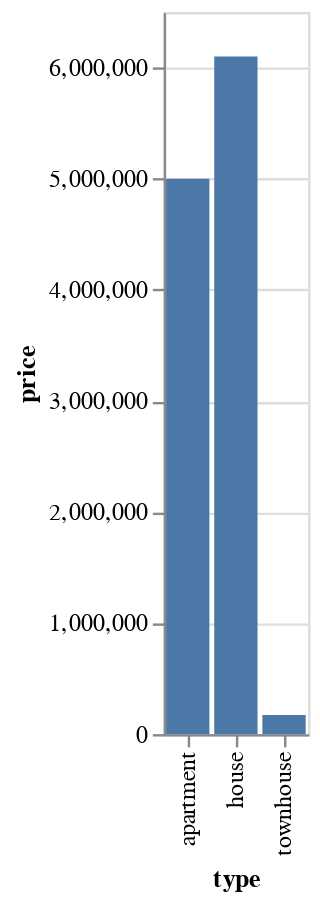

Express this chart as Vega-Lite.
### Vega-Lite specification from a JSON file in a GitHub repository (floating-point values rounded to 4 significant figures)
{"$schema": "https://vega.github.io/schema/vega-lite/v5.json", "width": "container", "height": "container", "data": {"values": [{"type": "house", "price": 6100000}, {"type": "townhouse", "price": 172500}, {"type": "apartment", "price": 5000320}]}, "mark": "bar", "encoding": {"x": {"field": "type", "type": "nominal"}, "y": {"field": "price", "type": "quantitative"}}}
